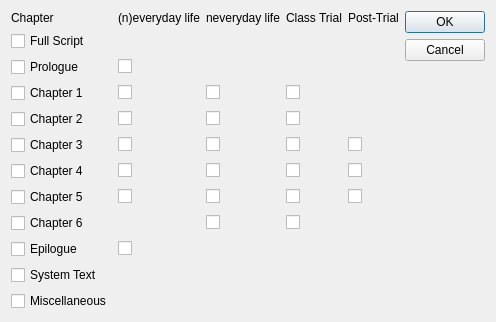
<?xml version="1.0" encoding="UTF-8"?>
<ui version="4.0">
 <class>Progress</class>
 <widget class="QDialog" name="Progress">
  <property name="geometry">
   <rect>
    <x>0</x>
    <y>0</y>
    <width>449</width>
    <height>286</height>
   </rect>
  </property>
  <property name="windowTitle">
   <string>Progress Calculator</string>
  </property>
  <property name="windowIcon">
   <iconset resource="../res/icons.qrc">
    <normaloff>:/chart_bar.png</normaloff>:/chart_bar.png</iconset>
  </property>
  <layout class="QHBoxLayout" name="horizontalLayout">
   <item>
    <layout class="QGridLayout" name="gridLayout">
     <item row="0" column="0">
      <widget class="QLabel" name="label">
       <property name="text">
        <string>Chapter</string>
       </property>
       <property name="alignment">
        <set>Qt::AlignLeading|Qt::AlignLeft|Qt::AlignVCenter</set>
       </property>
      </widget>
     </item>
     <item row="0" column="1">
      <widget class="QLabel" name="label_2">
       <property name="text">
        <string>(n)everyday life</string>
       </property>
       <property name="alignment">
        <set>Qt::AlignLeading|Qt::AlignLeft|Qt::AlignVCenter</set>
       </property>
      </widget>
     </item>
     <item row="0" column="3">
      <widget class="QLabel" name="label_3">
       <property name="text">
        <string>Class Trial</string>
       </property>
       <property name="alignment">
        <set>Qt::AlignLeading|Qt::AlignLeft|Qt::AlignVCenter</set>
       </property>
      </widget>
     </item>
     <item row="1" column="0">
      <widget class="QCheckBox" name="checkBox">
       <property name="text">
        <string>Full Script</string>
       </property>
      </widget>
     </item>
     <item row="2" column="0">
      <widget class="QCheckBox" name="checkBox_2">
       <property name="text">
        <string>Prologue</string>
       </property>
      </widget>
     </item>
     <item row="3" column="0">
      <widget class="QCheckBox" name="checkBox_3">
       <property name="text">
        <string>Chapter 1</string>
       </property>
      </widget>
     </item>
     <item row="4" column="0">
      <widget class="QCheckBox" name="checkBox_4">
       <property name="text">
        <string>Chapter 2</string>
       </property>
      </widget>
     </item>
     <item row="5" column="0">
      <widget class="QCheckBox" name="checkBox_5">
       <property name="text">
        <string>Chapter 3</string>
       </property>
      </widget>
     </item>
     <item row="6" column="0">
      <widget class="QCheckBox" name="checkBox_6">
       <property name="text">
        <string>Chapter 4</string>
       </property>
      </widget>
     </item>
     <item row="7" column="0">
      <widget class="QCheckBox" name="checkBox_7">
       <property name="text">
        <string>Chapter 5</string>
       </property>
      </widget>
     </item>
     <item row="8" column="0">
      <widget class="QCheckBox" name="checkBox_8">
       <property name="text">
        <string>Chapter 6</string>
       </property>
      </widget>
     </item>
     <item row="9" column="0">
      <widget class="QCheckBox" name="checkBox_9">
       <property name="text">
        <string>Epilogue</string>
       </property>
      </widget>
     </item>
     <item row="10" column="0">
      <widget class="QCheckBox" name="checkBox_10">
       <property name="text">
        <string>System Text</string>
       </property>
      </widget>
     </item>
     <item row="11" column="0">
      <widget class="QCheckBox" name="checkBox_11">
       <property name="text">
        <string>Miscellaneous</string>
       </property>
      </widget>
     </item>
     <item row="0" column="2">
      <widget class="QLabel" name="label_4">
       <property name="text">
        <string>neveryday life</string>
       </property>
       <property name="alignment">
        <set>Qt::AlignLeading|Qt::AlignLeft|Qt::AlignVCenter</set>
       </property>
      </widget>
     </item>
     <item row="3" column="1">
      <widget class="QCheckBox" name="checkBox_12">
       <property name="text">
        <string/>
       </property>
      </widget>
     </item>
     <item row="3" column="2">
      <widget class="QCheckBox" name="checkBox_13">
       <property name="text">
        <string/>
       </property>
      </widget>
     </item>
     <item row="3" column="3">
      <widget class="QCheckBox" name="checkBox_14">
       <property name="text">
        <string/>
       </property>
      </widget>
     </item>
     <item row="4" column="1">
      <widget class="QCheckBox" name="checkBox_15">
       <property name="text">
        <string/>
       </property>
      </widget>
     </item>
     <item row="4" column="2">
      <widget class="QCheckBox" name="checkBox_16">
       <property name="text">
        <string/>
       </property>
      </widget>
     </item>
     <item row="4" column="3">
      <widget class="QCheckBox" name="checkBox_17">
       <property name="text">
        <string/>
       </property>
      </widget>
     </item>
     <item row="5" column="1">
      <widget class="QCheckBox" name="checkBox_18">
       <property name="text">
        <string/>
       </property>
      </widget>
     </item>
     <item row="5" column="2">
      <widget class="QCheckBox" name="checkBox_19">
       <property name="text">
        <string/>
       </property>
      </widget>
     </item>
     <item row="5" column="3">
      <widget class="QCheckBox" name="checkBox_20">
       <property name="text">
        <string/>
       </property>
      </widget>
     </item>
     <item row="6" column="1">
      <widget class="QCheckBox" name="checkBox_21">
       <property name="text">
        <string/>
       </property>
      </widget>
     </item>
     <item row="6" column="2">
      <widget class="QCheckBox" name="checkBox_22">
       <property name="text">
        <string/>
       </property>
      </widget>
     </item>
     <item row="6" column="3">
      <widget class="QCheckBox" name="checkBox_23">
       <property name="text">
        <string/>
       </property>
      </widget>
     </item>
     <item row="7" column="1">
      <widget class="QCheckBox" name="checkBox_24">
       <property name="text">
        <string/>
       </property>
      </widget>
     </item>
     <item row="7" column="2">
      <widget class="QCheckBox" name="checkBox_25">
       <property name="text">
        <string/>
       </property>
      </widget>
     </item>
     <item row="7" column="3">
      <widget class="QCheckBox" name="checkBox_26">
       <property name="text">
        <string/>
       </property>
      </widget>
     </item>
     <item row="0" column="4">
      <widget class="QLabel" name="label_5">
       <property name="text">
        <string>Post-Trial</string>
       </property>
       <property name="alignment">
        <set>Qt::AlignLeading|Qt::AlignLeft|Qt::AlignVCenter</set>
       </property>
      </widget>
     </item>
     <item row="5" column="4">
      <widget class="QCheckBox" name="checkBox_27">
       <property name="text">
        <string/>
       </property>
      </widget>
     </item>
     <item row="6" column="4">
      <widget class="QCheckBox" name="checkBox_28">
       <property name="text">
        <string/>
       </property>
      </widget>
     </item>
     <item row="7" column="4">
      <widget class="QCheckBox" name="checkBox_29">
       <property name="text">
        <string/>
       </property>
      </widget>
     </item>
     <item row="8" column="2">
      <widget class="QCheckBox" name="checkBox_30">
       <property name="text">
        <string/>
       </property>
      </widget>
     </item>
     <item row="8" column="3">
      <widget class="QCheckBox" name="checkBox_31">
       <property name="text">
        <string/>
       </property>
      </widget>
     </item>
     <item row="2" column="1">
      <widget class="QCheckBox" name="checkBox_32">
       <property name="text">
        <string/>
       </property>
      </widget>
     </item>
     <item row="9" column="1">
      <widget class="QCheckBox" name="checkBox_33">
       <property name="text">
        <string/>
       </property>
      </widget>
     </item>
    </layout>
   </item>
   <item>
    <widget class="QDialogButtonBox" name="buttonBox">
     <property name="orientation">
      <enum>Qt::Vertical</enum>
     </property>
     <property name="standardButtons">
      <set>QDialogButtonBox::Cancel|QDialogButtonBox::Ok</set>
     </property>
    </widget>
   </item>
  </layout>
 </widget>
 <resources>
  <include location="../res/icons.qrc"/>
 </resources>
 <connections>
  <connection>
   <sender>buttonBox</sender>
   <signal>accepted()</signal>
   <receiver>Progress</receiver>
   <slot>accept()</slot>
   <hints>
    <hint type="sourcelabel">
     <x>248</x>
     <y>254</y>
    </hint>
    <hint type="destinationlabel">
     <x>157</x>
     <y>274</y>
    </hint>
   </hints>
  </connection>
  <connection>
   <sender>buttonBox</sender>
   <signal>rejected()</signal>
   <receiver>Progress</receiver>
   <slot>reject()</slot>
   <hints>
    <hint type="sourcelabel">
     <x>316</x>
     <y>260</y>
    </hint>
    <hint type="destinationlabel">
     <x>286</x>
     <y>274</y>
    </hint>
   </hints>
  </connection>
 </connections>
</ui>
